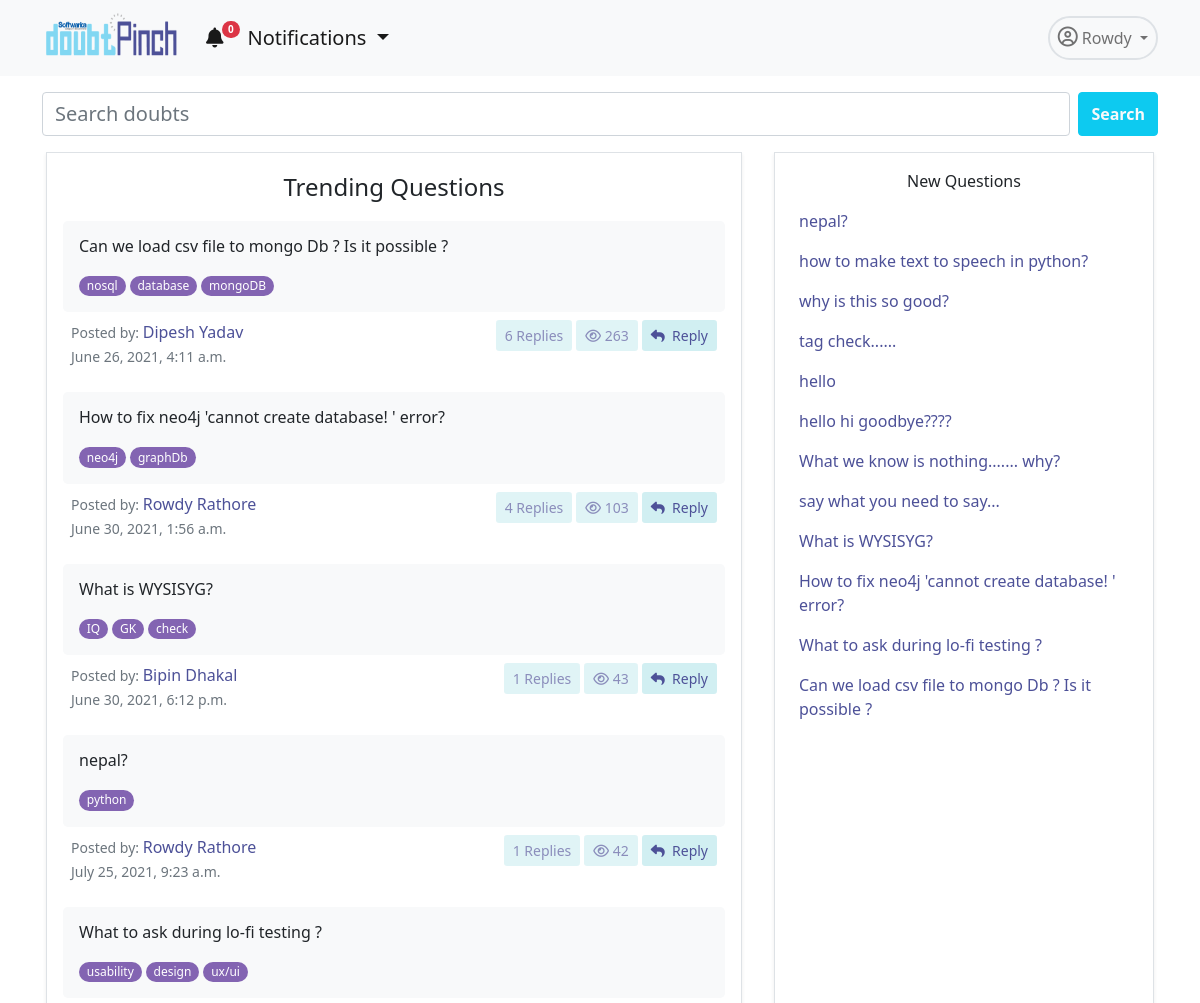
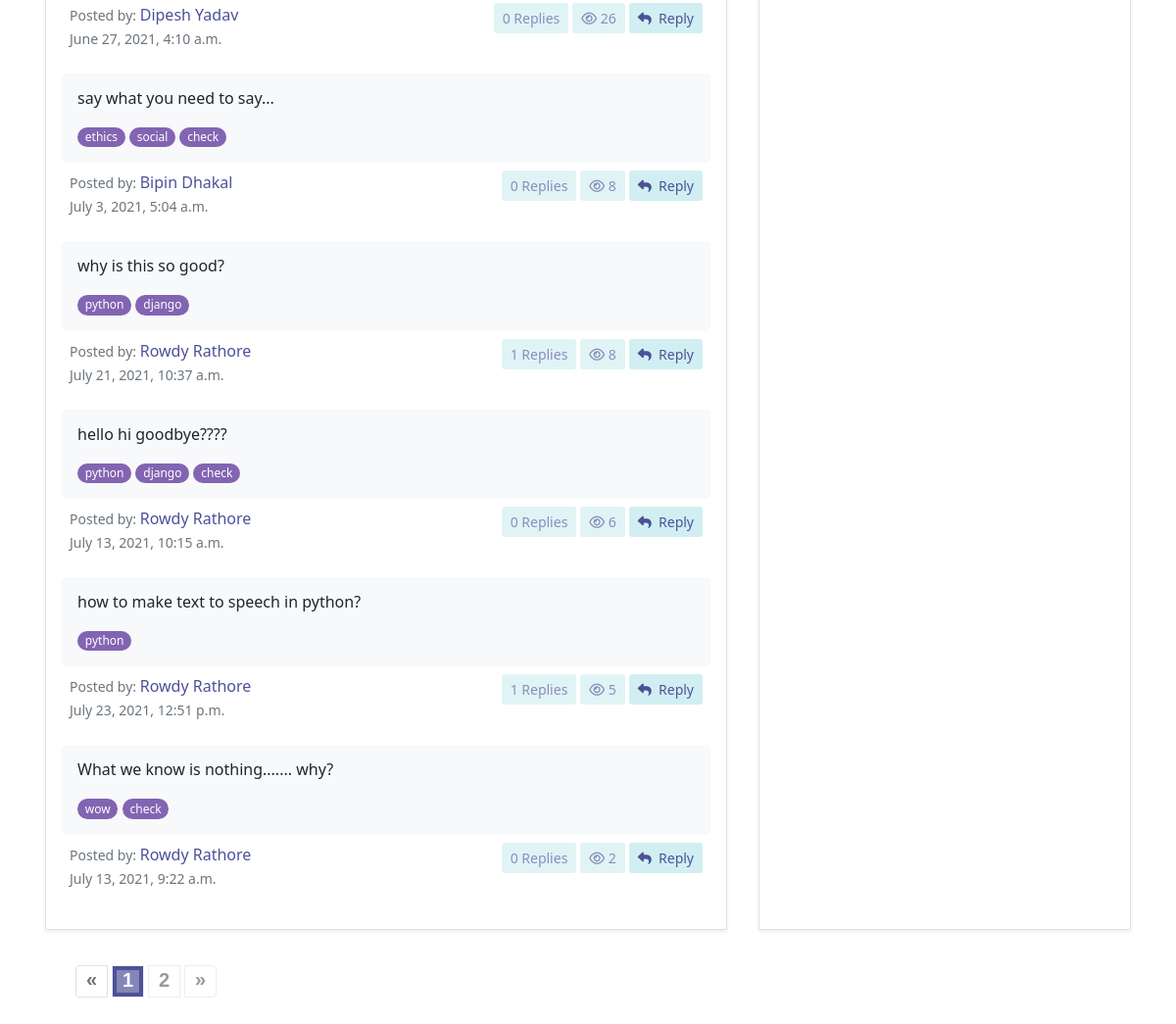
The page /app/home/ (signed in) on the database as committed earlier (2 pictures, top to bottom).
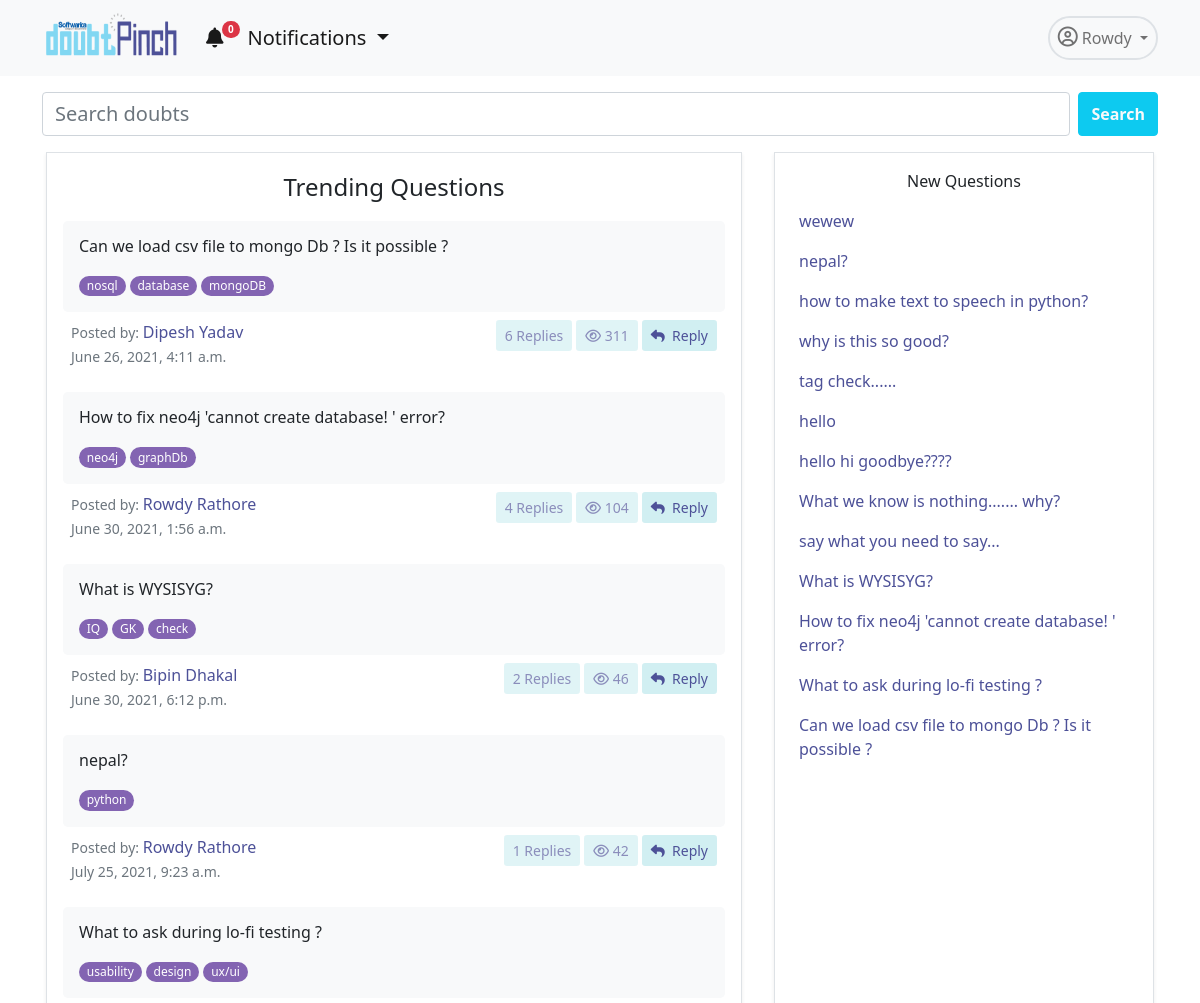
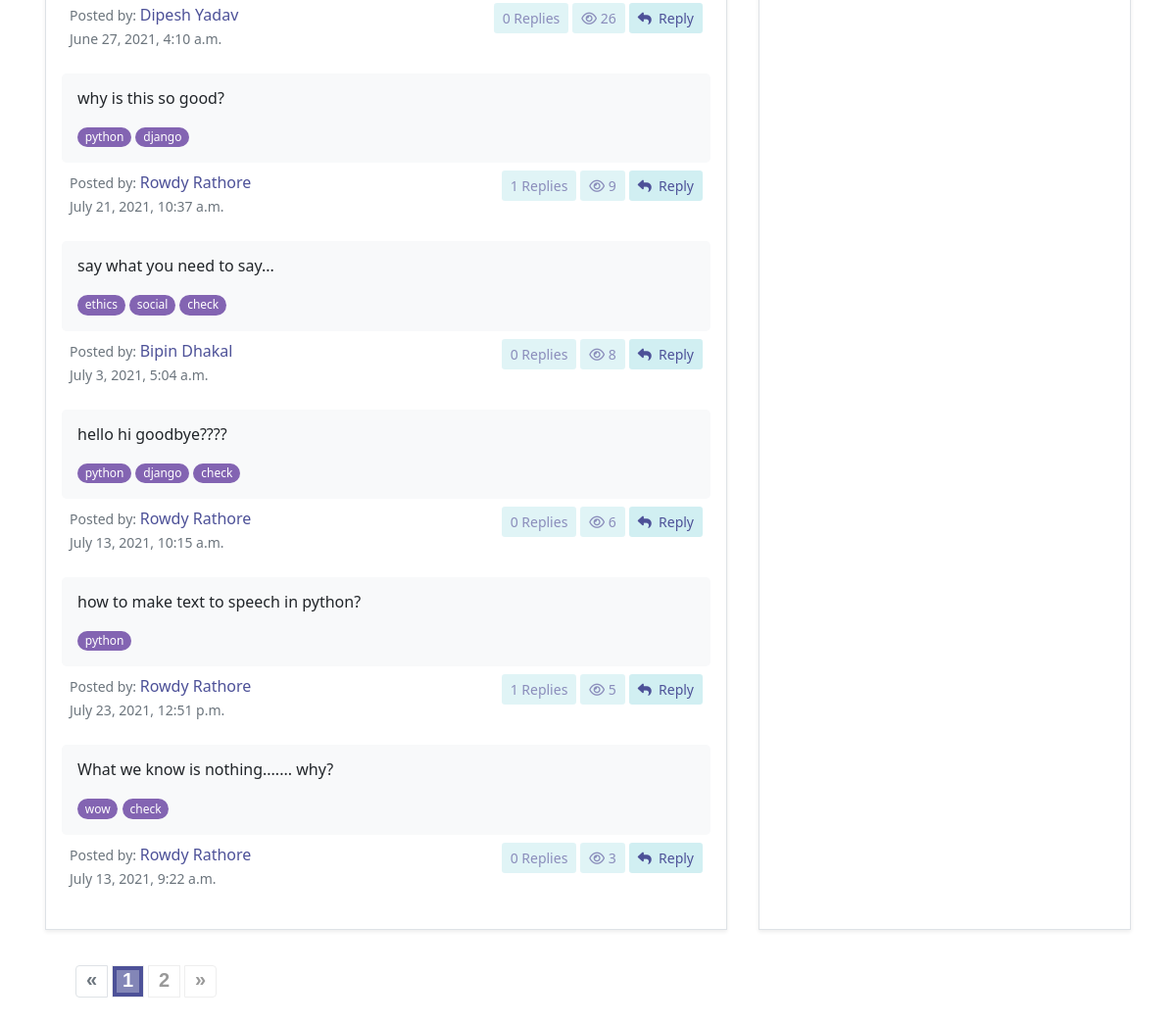
The same page on the database as committed later (2 pictures, top to bottom).
### dpapp/models.py (models this page shows, shortened)
class Doubt(models.Model):
    user= models.ForeignKey(User,on_delete=models.CASCADE)
    title= models.TextField(null=False)
    description=models.TextField(null=True, blank=True)
    created_on = models.DateTimeField(default=datetime.now, blank=True)
    views= models.IntegerField(default=0)
    tags = TaggableManager()
    @property
    def total_replies(self):
        totalreplies = Answer.objects.filter(doubt=self).count()
        return totalreplies

### accounts/models.py (models this page shows, shortened)
class User(AbstractUser):
    username = None#models.CharField(max_length=255, null=True, blank=True)
    email = models.EmailField(
        verbose_name='email address',
        max_length=255,
        unique=True,
    )
    profile_pic= models.ImageField(upload_to='admin_pics', null=True, blank=True)
    email_confirmed = models.BooleanField(default=False) #initially this field is false but will se chan
    is_active = models.BooleanField(default=False)
    is_staff = models.BooleanField(default=False) # a admin user; non super-user
    is_admin = models.BooleanField(default=False)
    is_seller = models.BooleanField(default=False)
    is_customer = models.BooleanField(default=False)
    description=models.TextField(null=True)
    USERNAME_FIELD = 'email'
    REQUIRED_FIELDS = [] #emaila nd password are required fields and first name and last name is inherited from the user creation model
    object = UserManager()

### dpapp/views.py (the view)
# urls.py: 2. Add a URL to urlpatterns:  path('', Home.as_view(), name='home')
@method_decorator(login_required, name='dispatch')
class Home(ListView):
    template_name="dpapp/home.html"
    model= Doubt
    def get_context_data(self, **kwargs):
        context = super(Home, self).get_context_data(**kwargs)
        doubts=Doubt.objects.all().order_by('-views')
        newdoubts=Doubt.objects.all().order_by('-id')
        paginator= Paginator(doubts, 10)
        page = self.request.GET.get('page')
        try:
            doubts = paginator.page(page)
        except PageNotAnInteger:
            doubts = paginator.page(1)
        except EmptyPage:
            doubts = paginator.page(paginator.num_pages)
        context.update({'doubts':doubts,'newdoubts':newdoubts,'page':page})
        return context

### dpapp/blognav.py (called while the page is built)
def navbar(request):
    if not request.user.is_anonymous:
        user=request.user
        notifications = Notification.objects.filter(user=user).order_by('-id')[:5]
        noti_count = Notification.objects.filter(user=user, is_seen=False).count()
        return {'nav_notifications': notifications,'noti_count':noti_count}
    return {'nav_notifications': '0','noti_count':0}

### templates/dpapp/home.html (shortened to what the changed rows need)
{% extends 'dpapp/base.html' %}
{% load static %}
        {% block navbar%}
        <link rel="stylesheet" href="{% static 'dpapp/css/paginate.css' %}">
        <div class="container">
            <div class="row mt-3 ">
                <div class="col border shadow-sm p-3 mx-3 mb-3">
                    {% for i in doubts %}
                    <div class="mt-1">
                        <div class="bg-light mt-2 p-3 rounded-3  ">
                            <p class="h6 text-dark mb-3">{{i.title}}</p>
                            {% for tag in i.tags.all %}
                            <a href="{% url 'dpapp:tags' tag.slug %}"><span class="badge rounded-pill bg-purple fw-normal">{{tag.name}}</span></a>
                            {%endfor%}
                        </div>
                        <div class="d-flex bd-highlight mb-3">
                            <div class="me-auto p-2 bd-highlight">
                                <small class="text-muted">Posted by: <span class="fs-6 text-pinch">{{i.user.first_name}} {{i.user.last_name}}</span></small><br>
                                <small class="text-muted">{{i.created_on}}</span></small>
                            </div>
                            <div class="p-2 bd-highlight">
                                <div class="d-flex justify-content-center">
                                    <a href="" class="btn btn-doubt btn-sm text-pinch disabled me-1"> {{i.total_replies}} Replies</a>
                                    <a href="" class="btn btn-doubt btn-sm text-pinch disabled me-1"><i
                                            class="far fa-eye"></i> {{i.views}}</a>
                                    <a href="{% url 'dpapp:detail' i.id %}" class="btn btn-doubt btn-sm text-pinch "><i
                                            class="fas fa-reply"></i>&nbsp; Reply</a>
                                </div>
                            </div>
                        </div>
                    </div>
                    {% endfor %}
                </div>
                <div class="col-lg-4 col-11 border shadow-sm mx-3 py-3 px-4 mb-3">
                    {% for i in newdoubts%}
                    <a href="{% url 'dpapp:detail' i.id %}" class="text-pinch text-decoration-none fs-6">
                        <p>{{i.title}}</p>
                    </a>
                   {% endfor %}
                </div>
            </div>
            {% if doubts.paginator.num_pages > 1 %}
            <div class="demo">
                <nav class="pagination-outer" aria-label="Page navigation">
                    <ul class="pagination">
                        {% for i in doubts.paginator.page_range %}
                        {% if i == doubts.number%}
                        <li class="page-item active"><a class="page-link" href="#">{{i}}</a></li>
                        {% else %}
                            {% if 'heading_contains' in request.get_full_path %}
                            <li class="page-item"><a class="page-link" href="{{ request.get_full_path }}&page={{ i }}">{{ i }}</a></li>
                            {% else %}
                            <li class="page-item "><a class="page-link"  href="?page={{ i }}">{{ i }}</a></li>
                            {% endif %}
                        {% endif %}
                        {% endfor %}
                    </ul>
                </nav>
            </div>
            {%endif%}
        </div>
{% endblock %}

Rows that differ between the two databases and show on the page:
changed Doubt "Can we load csv file to mongo Db ? Is it possible ?": views "263" → "311"
changed Doubt "How to fix neo4j 'cannot create database! ' error?": views "103" → "104"
changed Doubt "What is WYSISYG?": total_replies "1" → "2"; views "43" → "46"
changed Doubt "why is this so good?": views "8" → "9"; moves up the list
changed Doubt "What we know is nothing....... why?": views "2" → "3"
added Doubt: title "wewew"
